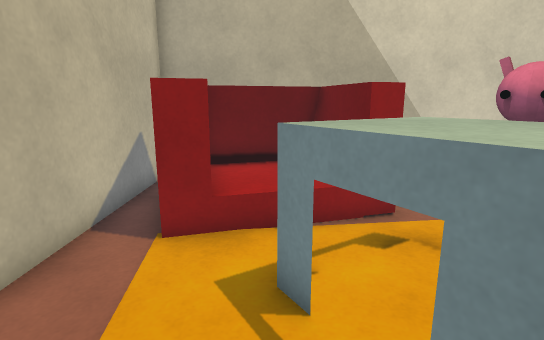
view 1 (above)

12 first-person views from a walk through a scene from a Unity 3-D project. The camera is 1.3 m above the floor, tilts 12° down and sees 80° across. The floor is counted in squares, 0.5 m on a side. Each view is taken from the middle of a square. On the plan, view 1 faces up. The plan holds only what a view shows up to about 20 squares ahead; the rest is blank. The place goes on beyond the plan. The player character is not drawn. Surface patterns are stand-ins for the level's own textures.

view 2
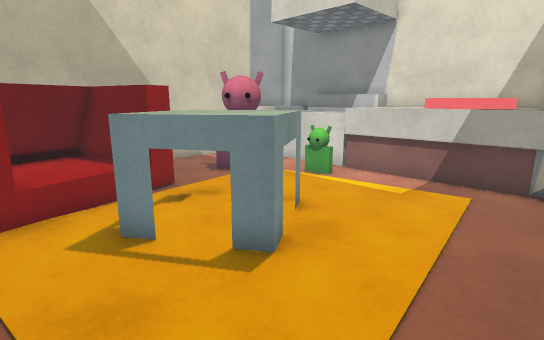

view 3
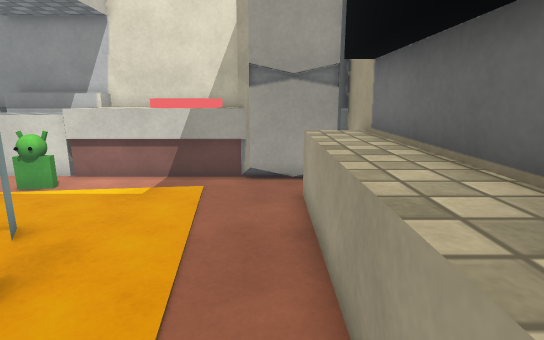

view 4
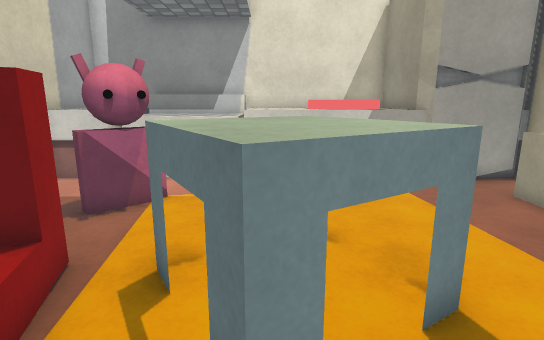

view 5
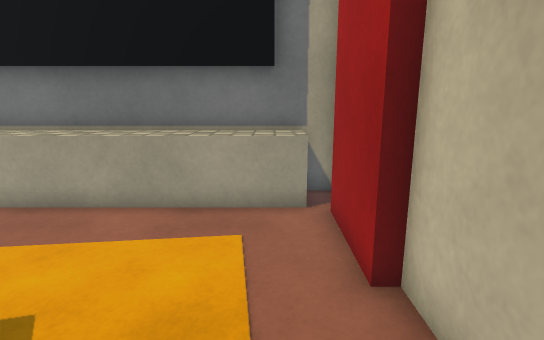

view 6
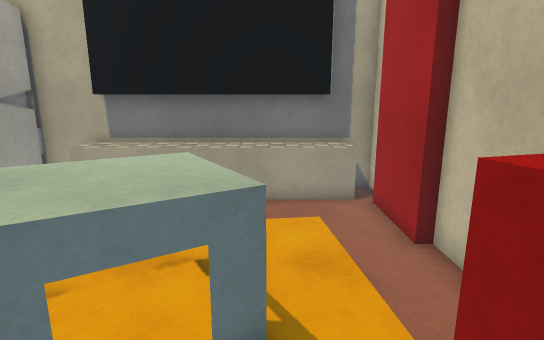

view 7
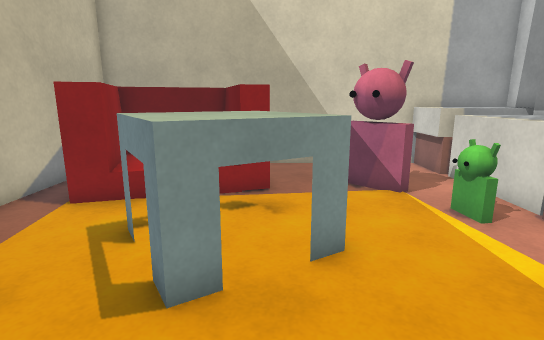

view 8
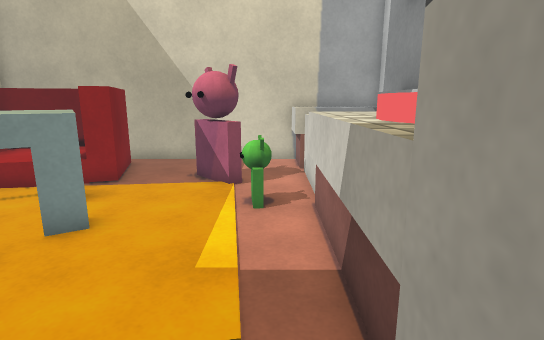

view 9
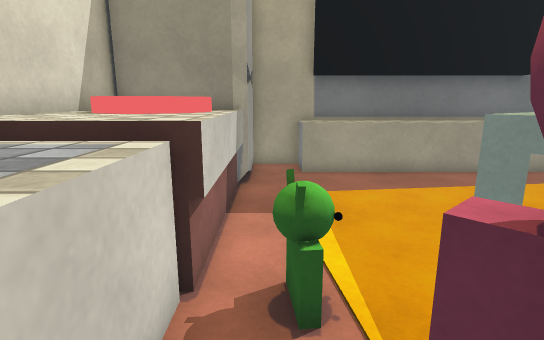

view 10
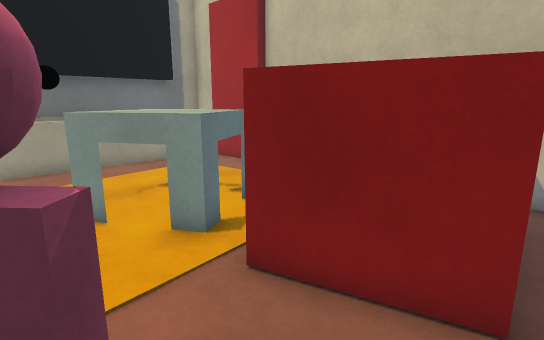

view 11
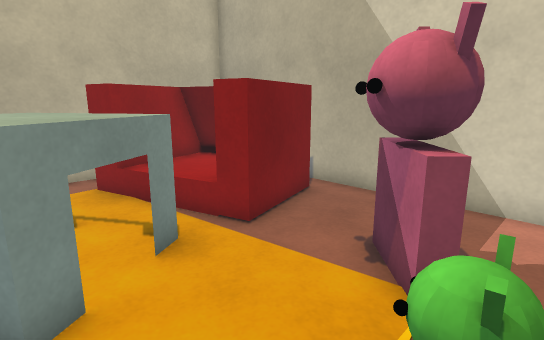

view 12
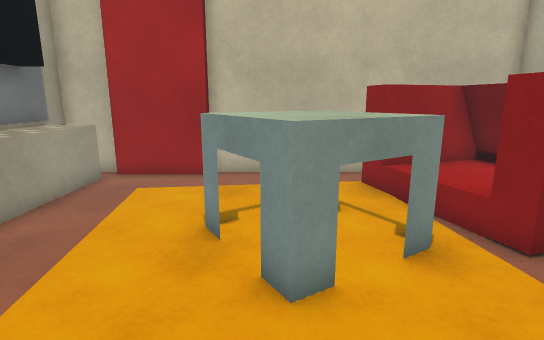

### Floor plan
Key: @ floor where view 1 was taken; # wall or solid block; . main floor; : floor 0.25 m higher than the main floor; / step, stairs or slope; = window, fence, low wall or low ledge; ^ raised ledge; T thing the floor can be seen under or through; O other object.
Columns run from 4 left of view 1 to 11 right of it. Each row starts with its distance up from view 1.
 12 ##############^^
 11 #............^^^
 10 #..^^^^......^^^
  9 #^^^^:^...O..^^^
  8 #^^:::^^.OOO.^^^
  7 #.^#:/TT..OO.^^^
  6 #.^#..TT.....^^^
  5 #....^^^...OO^^^
  4 #...=^^^^....^^^
  3 #....^^^^....^^^
  2 #....#^......^^^
  1 #............^^
  0 ##..@........^^^
 -1 ##...........#^^
 -2 ##...........#
 -3 #^^^^^^^^^^^.#
 -4 #^^^^^^^^^^= ^
 -5 ##############

Positions as (right, up) in squares from view 1, and headings:
1: (0, 0), facing up
2: (-2, -2), facing up-right
3: (-2, -2), facing right
4: (-2, 4), facing right
5: (-2, 5), facing down
6: (0, 8), facing down
7: (3, -2), facing up
8: (8, -3), facing up
9: (8, 9), facing down
10: (6, 11), facing down-left
11: (8, 3), facing up-left
12: (8, 3), facing left
